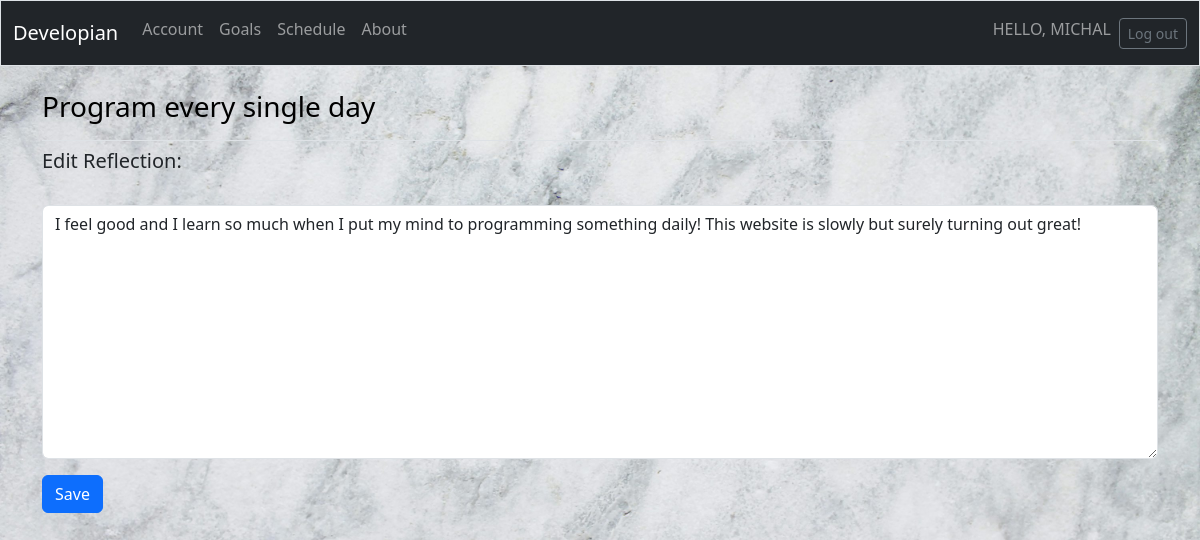
The app's page /edit_reflection/2/ (signed in) with its own data.
### accounts/models.py (models this page shows, shortened)
class Registration(AbstractBaseUser):
    email = models.EmailField(unique=True)
    username = models.CharField(max_length=25, unique=True)
    is_verified = models.BooleanField(default=False)
    is_active = models.BooleanField(default=True)
    is_admin = models.BooleanField(default=False)
    is_superuser = models.BooleanField(default=False)
    is_staff = models.BooleanField(default=False)
    token = models.CharField(max_length=100, blank=True, null=True)
    objects = UserManager()
    USERNAME_FIELD = 'email'
    REQUIRED_FIELDS = ['username']

### developian/models.py (models this page shows, shortened)
class Goal(models.Model):
    text = models.CharField(max_length=200)
    date_added = models.DateTimeField(auto_now_add=True)
    owner = models.ForeignKey(settings.AUTH_USER_MODEL, on_delete=models.CASCADE)
    def __str__(self) -> str:
        return self.text

class Reflection(models.Model):
    goal = models.ForeignKey(Goal, on_delete=models.CASCADE)
    reflection = models.TextField()
    date_added = models.DateTimeField(auto_now=True)

### developian/views.py (the view)
# urls.py: path('edit_reflection/<int:reflection_id>/', views.edit_reflection,
@login_required
def edit_reflection(request, reflection_id):
    reflection = Reflection.objects.get(id=reflection_id)
    goal = reflection.goal
    check_goal_owner(request, goal)
    if request.method != 'POST':
        form = ReflectionForm(instance=reflection)
    else:
        form = ReflectionForm(instance=reflection, data=request.POST)
        if form.is_valid():
            form.save()
            return redirect('developian:goal', goal_id=goal.id)
    context = {'reflection': reflection, 'goal': goal, 'form': form}
    return render(request, "developian/edit_reflection.html", context)

### developian/forms.py
class ReflectionForm(forms.ModelForm):
    class Meta:
        model = Reflection
        fields = ['reflection']
        labels = {'reflection': ''}
        widgets = {'reflection': forms.Textarea(attrs={'cols': 80})}

### developian/views.py (called while the page is built)
def check_goal_owner(request, goal):
    if goal.owner != request.user:
        raise Http404

### developian/templates/developian/edit_reflection.html (shortened to what this page needs)
{% extends 'developian/base.html' %}
{% load django_bootstrap5 %}
{% block page_header %}
<h3><a href="{% url 'developian:goal' goal.id %}"
  style="text-decoration: None; color: black;">{{ goal }}</a></h3>
{% endblock page_header %}
{% block content %}
  <h5>Edit Reflection:</h5>
  <form action="{% url 'developian:edit_reflection' reflection.id %}" method="post">
    {% bootstrap_form form %}
    {% bootstrap_button button_type="submit" content="Save" %}
  </form>
{% endblock content %}

### developian/templates/developian/base.html (shortened to what this page needs)
<!doctype html>
<html lang="en">
  <head>
    {% load static %}
    <link rel="stylesheet" href="{% static 'developian/styles.css' %}">
    <link rel="stylesheet" href="https://cdn.jsdelivr.net/npm/bootstrap-icons@1.10.5/font/bootstrap-icons.css">
    {% load django_bootstrap5 %}
    {% bootstrap_css %}
  </head>
  <body class="bg">
    <nav class="navbar navbar-expand-md navbar-dark bg-dark mb-4 border">
      <div class="container-fluid">
        <a class="navbar-brand" href="{% url 'developian:index' %}">
          Developian
        </a>
        <div class="collapse navbar-collapse" id="navbarCollapse">
          <ul class="navbar-nav me-auto mb-2 mb-md-O">
            <li class="nav-item">
              <a class="nav-link" href="{% url 'accounts:info' %}">
                Account
              </a>
            </li>
            <li class="nav-item">
              <a class="nav-link" href="{% url 'developian:goals' %}">
                Goals
              </a>
            </li>
            <li class="nav-item">
              <a class="nav-link" href="{% url 'developian:schedule' %}">
                Schedule
              </a>
            </li>
            <li class="nav-item">
              <a class="nav-link" href="{% url 'developian:about' %}">
                About
              </a>
            </li>
          </ul>
          <ul class="navbar-nav ms-auto mb-2 mb-md-o">
            {% if user.is_authenticated %}
              <li class="nav-item">
                <span class="navbar-text me-2">HELLO, {{ user.username.upper }}</span>
              </li>
            {% endif %}
          </ul>
          {% if user.is_authenticated %}
            <form action="{% url 'accounts:logout' %}" method="post">
              <button name="submit" class="btn btn-outline-secondary btn-sm">
                Log out
              </button>
            </form>
          {% endif %}
        </div>
      </div>
    </nav>
    <main class="container">
      <div class="pb-2 mb-2 border-bottom">
        {% block page_header %}{% endblock page_header %}
      </div>
      <div>
        {% block content %}{% endblock content %}
      </div>
    </main>
  </body>
</html>

### developian/static/developian/styles.css (style rules this page uses)
html, body { height: 100%; margin: 0; }
.bg { background-image: url("/static/developian/marble_wallpaper.jpeg"); background-repeat: repeat; background-size: cover; background-position: center; background-attachment: scroll; height: 100vh; }

### records on screen
Registration: username "MICHAL"
Goal: text "Program every single day"
Reflection: reflection "I feel good and I learn so much when I put my mind to programming something daily! This website is slowly but surely turning out great!"
